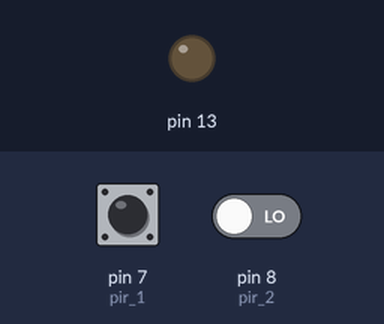
A sketch run on a simulated Arduino Uno, built with avr-gcc and run on an emulated ATmega328P. On the bench: output pins drawn as LEDs (lit = HIGH). Dashed ring = blinking. The inputs (shaded band) are chosen by the test bench; at power-on: pin 7 (pir_1) LOW, pin 8 (pir_2) LOW. What the sketch prints to the serial monitor is not drawn.

Above: at 1.2 s.
1.3 s: pin 7 (pir_1) driven HIGH
At 2.6 s:
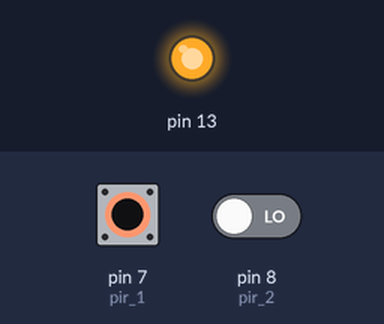
4.3 s: pin 7 (pir_1) driven LOW
At 4.8 s:
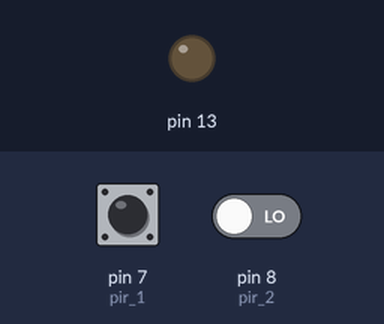
8.8 s: pin 7 (pir_1) pulsed HIGH 2 times (0.12 s each, 0.3 s apart)
At 8.86 s:
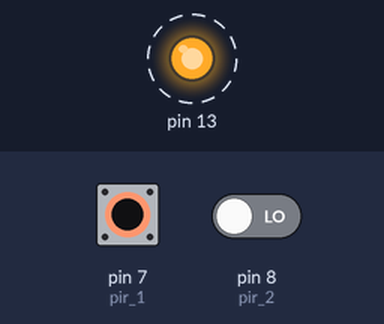
10.9 s: pin 7 (pir_1) driven HIGH and pin 8 (pir_2) driven HIGH
At 12.3 s:
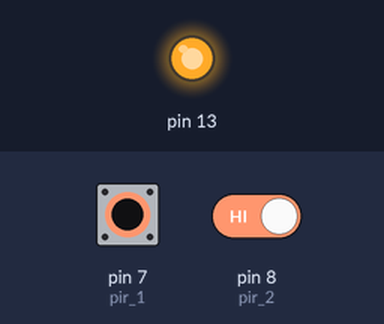
Timing chart, 0 to 13.9 s (numbered marks = the images above; inputs shaded):
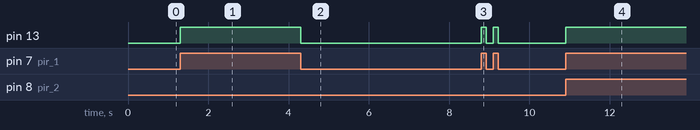

Measured:
- after the input at 1.3 s, pin 13: LOW → HIGH at once
- after the input at 4.3 s, pin 13: HIGH → LOW at once
- after the input at 8.8 s, pin 13: alternates HIGH for 0.12 s and LOW for 0.18 s, 4 changes in all, then stays LOW, starting at once
- after the input at 10.9 s, pin 13: LOW → HIGH at once

The sketch:

HardwareSide.ino
```cpp
const int pir_1 = 7;
const int pir_2 = 8;

int state = LOW;
int state2 = LOW;
int val = 0;
int val2 = 0;

void setup() {
  // put your setup code here, to run once:
  pinMode(pir_1, INPUT);
  pinMode(13, OUTPUT);
  pinMode(pir_2, INPUT);

  Serial.begin(115200);
  Serial.println("hihihi");
}

void loop() {
  // put your main code here, to run repeatedly:
  val = digitalRead(pir_1);
  val2 = digitalRead(pir_2);
  if (val == HIGH){
    Serial.print("One is on \t");
    digitalWrite(13, HIGH);
    if (state == LOW){
      Serial.print("One Detected motion \t");
      state = HIGH;
    }
  }
  else if (val == LOW){
    Serial.print("One is off \t");
    digitalWrite(13, LOW);
    if (state == HIGH){
      Serial.print("One Motion ended \t");
      state = LOW;
    }
  }

  if (val2 == HIGH){
    Serial.print("two is on \t");
    if (state2 == LOW){
      Serial.print("two Detected motion \t");
      state2 = HIGH;
    }
  }
  else if (val2 == LOW){
    Serial.print("two is off \t");
    if (state2 == HIGH){
      Serial.print("two Motion ended \t");
      state2 = LOW;
    }
  }

  Serial.println("");
}
```
